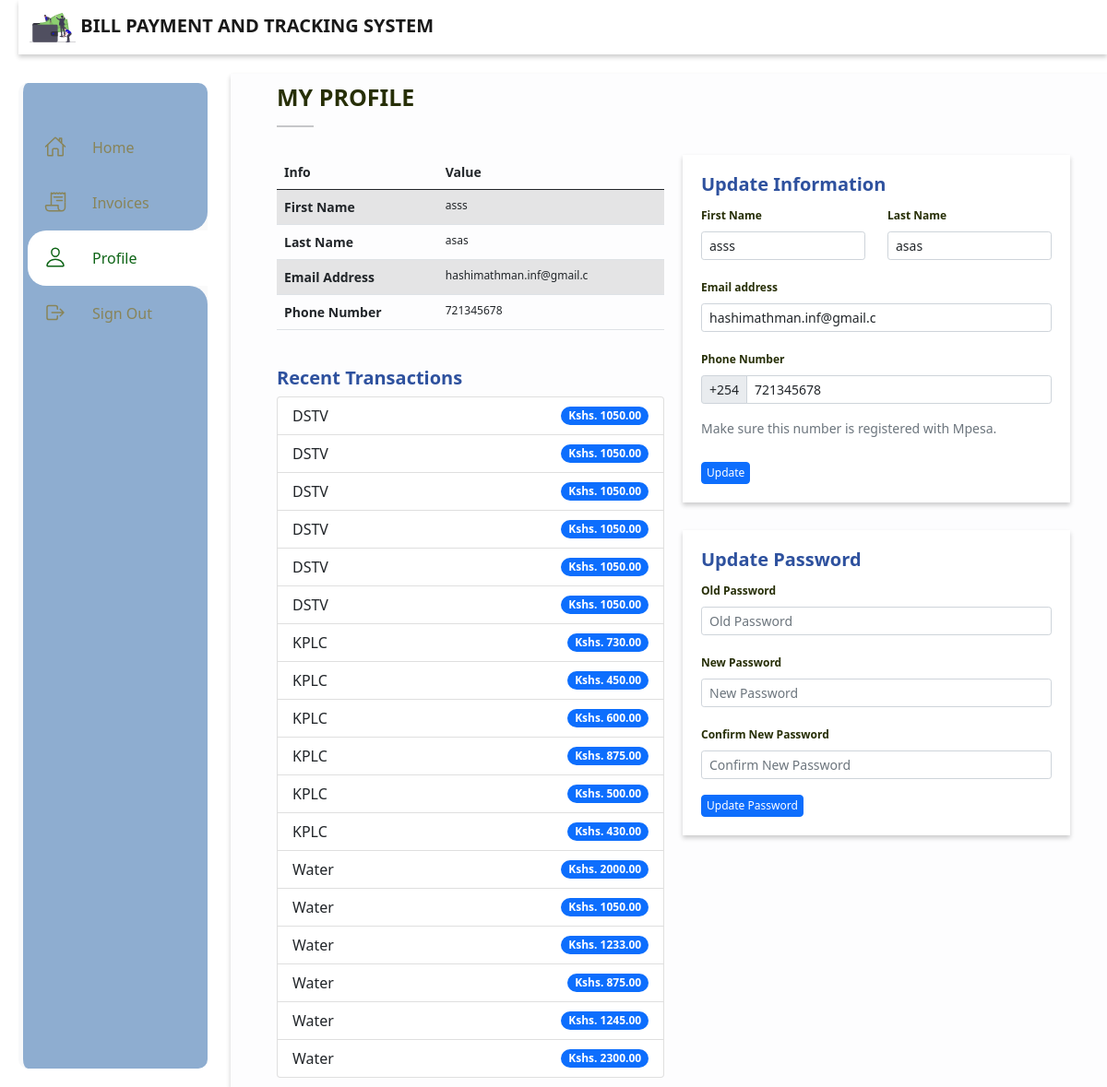
The page /profile/ (signed in) on the database its author committed.
### accounts/models.py (models this page shows, shortened)
class User(AbstractBaseUser, PermissionsMixin):
	email 			= models.EmailField(_("email address"), unique=True)
	first_name 		= models.CharField(max_length=100, null=True)
	last_name 		= models.CharField(max_length=100, null=True)
	start_date 		= models.DateTimeField(default=timezone.now)
	is_active 		= models.BooleanField(default=True)
	is_staff 		= models.BooleanField(default=False)
	avatar			= models.ImageField(blank=True, null=True)
	phone_number 	= models.BigIntegerField(blank=True, null=True)
	objects 	= CustomAccountManager()
	USERNAME_FIELD = "email"

### mpesa_api/models.py (models this page shows, shortened)
class BaseModel(models.Model):
	created_at = models.DateTimeField()
	updated_at = models.DateTimeField(auto_now=True)
	class Meta:
		abstract = True

class MpesaPayment(BaseModel):
	my_subscription = models.ForeignKey(MySubscription, on_delete=models.CASCADE, blank=True, null=True)
	amount = models.DecimalField(max_digits=10, decimal_places=2)

### main/models.py (models this page shows, shortened)
class BaseModel(models.Model):
    created_date = models.DateTimeField(auto_now_add=True)
    modified_date = models.DateTimeField(auto_now=True)
    class Meta:
        abstract = True

class MySubscription(BaseModel):
	user 			= models.ForeignKey(User, on_delete=models.CASCADE)
	subscription 	= models.ForeignKey(Subscription, on_delete=models.CASCADE)
	account_no 		= models.CharField(max_length=100)

class Subscription(models.Model):
	name 	= models.CharField(max_length=50)
	pic 	= models.ImageField(upload_to="./subscriptions")
	paybill	= models.CharField(max_length=50, null=True)

### main/views.py (the view)
# urls.py: path('profile/', profile, name="profile"),
@login_required
def profile(request):
	if request.user.is_superuser == True:
		return redirect("admin:index")
	template_name = "profile.html"
	trans = MpesaPayment.objects.filter(my_subscription__user=request.user).order_by("-pk")
	context = {
		"nbar":"profile",
		"user": request.user,
		"trans":trans,
	}
	return render(request, template_name, context)

### main/templates/profile.html (shortened to what this page needs)
{% extends "base.html" %}
{% load static %}
{% block custom_css %}
	<link rel="stylesheet" type="text/css" href="{% static 'css/profile.css' %}">
{% endblock %}
{% block content %}
	<div class="" style="margin-bottom: 30px">
		<h3 style="font-size: 25px; color: #272f07">MY PROFILE</h3>
		<hr style="width: 40px; height: 2px">
	</div>
	<div class="profile-main">
		<div class="info-section">
			<div class="table">
				<table class="table table-striped">
				  <thead>
				    <tr>
				    	<th scope="col">Info</th>
				      <th scope="col">Value</th>
				    </tr>
				  </thead>
				  <tbody>
				    <tr>
				      <th scope="row">First Name</th>
				      <td>
				      	{{user.first_name}}
				      </td>
				    </tr>
				    <tr>
				      <th scope="row">Last Name</th>
				      <td>
				      	{{user.last_name}}
				      </td>
				    </tr>
				    <tr>
				      <th scope="row">Email Address</th>
				      <td>
				      	{{user.email}}
				      </td>
				    </tr>
				    <tr>
				      <th scope="row">Phone Number</th>
				      <td>
				      	{{user.phone_number}}
				      </td>
				    </tr>
				  </tbody>
				</table>
			</div>
			<div class="recent-transactions">
				<br>
				<h3>Recent Transactions</h3>
				<ul class="list-group">
					{% for tran in trans %}
				  <li class="list-group-item d-flex justify-content-between align-items-center">
				    {{tran.my_subscription.subscription.name}}
				    <span class="badge bg-primary rounded-pill">Kshs. {{tran.amount}}</span>
				  </li>
				  {% endfor %}
				</ul>
			</div>
		</div>
		<div class="update-section">
			<div class="form">
				<h3>Update Information</h3>
				<form action="{% url 'accounts:update' request.user.id %}" method="post">
					<div class="row">
						<div class="col-lg-6">
							<div class="mb-3">
								 <label for="exampleFormControlInput1" class="form-label">First Name</label>
							  <input class="form-control form-control-sm" type="text" placeholder="First Name" aria-label=".form-control-sm example" name="first_name" value="{{user.first_name}}">
							</div>
						</div>
						<div class="col-lg-6">
							<div class="mb-3">
								 <label for="exampleFormControlInput1" class="form-label">Last Name</label>
							  <input class="form-control form-control-sm" type="text" placeholder="Last Name" aria-label=".form-control-sm example" name="last_name" value="{{user.last_name}}">
							</div>
						</div>
					</div>
					<div class="mb-3">
						 <label for="exampleFormControlInput1" class="form-label">Email address</label>
					  <input class="form-control form-control-sm" type="email" placeholder="Email Address" aria-label=".form-control-sm example" name="email" value="{{user.email}}">
					</div>
					 <label for="exampleFormControlInput1" class="form-label">Phone Number</label>
					<div class="input-group input-group-sm mb-3">
						<span class="input-group-text" id="inputGroup-sizing-sm">+254</span>
						<input type="number" class="form-control" aria-label="Sizing example input"
						placeholder="Phone number"
						aria-describedby="inputGroup-sizing-sm" name="phone_number" value="{{user.phone_number}}">
					</div>
					<div id="emailHelp" class="form-text">Make sure this number is registered with Mpesa.</div> <br>
					<div class="bottom">
						<button type="submit" class="btn btn-primary">Update</button>
					</div>
				</form>
			</div>
			<div class="form">
				<h3>Update Password</h3>
				<form action="{% url 'accounts:update_password'%}" method="post">
					<div class="mb-3">
						 <label for="exampleFormControlInput1" class="form-label">Old Password</label>
					  <input class="form-control form-control-sm" type="text" placeholder="Old Password" aria-label=".form-control-sm example" name="old_password">
					</div>
					<div class="mb-3">
						 <label for="exampleFormControlInput1" class="form-label">New Password</label>
					  <input class="form-control form-control-sm" type="Password" placeholder="New Password" aria-label=".form-control-sm example" name="new_password">
					</div>
					<div class="mb-3">
						 <label for="exampleFormControlInput1" class="form-label">Confirm New Password</label>
					  <input class="form-control form-control-sm" type="Password" placeholder="Confirm New Password" aria-label=".form-control-sm example" name="confirm_new_password">
					</div>
					<div class="bottom">
						<button type="submit" class="btn btn-primary">Update Password</button>
					</div>
				</form>
			</div>
		</div>
	</div>
{% endblock %}

### static/css/base.css (style rules this page uses)
* { margin: 0; padding: 0; box-sizing: border-box; }
body { min-height: 100vh; background: #ffffff; }
.home-main h3 { color: #2e519e; font-weight: bold; font-size: 20px; }
th { font-size: 14px !important; }
td { font-size: 12px !important; }
.btn { padding: 2px 5px !important; font-size: 12px; }

### static/css/profile.css (style rules this page uses)
.profile-main { display: flex; }
.info-section { flex: 1; width: 100%; }
.update-section { flex: 1; width: 100%; margin-left: 20px; }
.form { background: #ffffff; box-shadow: 0 3px 5px rgb(0 0 0 / 0.2); padding: 20px; margin-bottom: 30px; }
label { font-size: 12px; color: #272f07; font-weight: bold; }
.table { margin-right: 50px !important; }

### rows shown on the page
User: first_name "asss", last_name "asas", email "hashimathman.inf@gmail.c", phone_number "721345678"
MpesaPayment: my_subscription.subscription.name "DSTV", amount "1050.00"
MpesaPayment: my_subscription.subscription.name "DSTV", amount "1050.00"
MpesaPayment: my_subscription.subscription.name "DSTV", amount "1050.00"
MpesaPayment: my_subscription.subscription.name "DSTV", amount "1050.00"
MpesaPayment: my_subscription.subscription.name "DSTV", amount "1050.00"
MpesaPayment: my_subscription.subscription.name "DSTV", amount "1050.00"
MpesaPayment: my_subscription.subscription.name "KPLC", amount "730.00"
MpesaPayment: my_subscription.subscription.name "KPLC", amount "450.00"
MpesaPayment: my_subscription.subscription.name "KPLC", amount "600.00"
MpesaPayment: my_subscription.subscription.name "KPLC", amount "875.00"
MpesaPayment: my_subscription.subscription.name "KPLC", amount "500.00"
MpesaPayment: my_subscription.subscription.name "KPLC", amount "430.00"
MpesaPayment: my_subscription.subscription.name "Water", amount "2000.00"
MpesaPayment: my_subscription.subscription.name "Water", amount "1050.00"
MpesaPayment: my_subscription.subscription.name "Water", amount "1233.00"
MpesaPayment: my_subscription.subscription.name "Water", amount "875.00"
MpesaPayment: my_subscription.subscription.name "Water", amount "1245.00"
MpesaPayment: my_subscription.subscription.name "Water", amount "2300.00"
